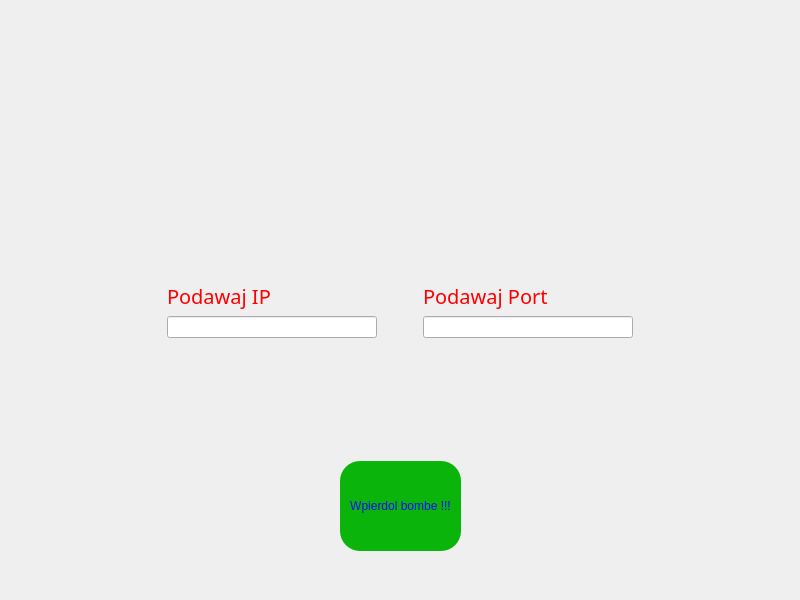
<?xml version="1.0" encoding="UTF-8"?>
<ui version="4.0">
 <class>MainWindow</class>
 <widget class="QMainWindow" name="MainWindow">
  <property name="geometry">
   <rect>
    <x>0</x>
    <y>0</y>
    <width>800</width>
    <height>600</height>
   </rect>
  </property>
  <property name="windowTitle">
   <string>MainWindow</string>
  </property>
  <property name="styleSheet">
   <string notr="true">QMainWindow  {
	border-image: url(background.jpg);
}
QLabel {
	color: red;
}</string>
  </property>
  <widget class="QWidget" name="centralwidget">
   <layout class="QVBoxLayout" name="verticalLayout_2" stretch="0,2,1,0">
    <item>
     <spacer name="gora_3">
      <property name="orientation">
       <enum>Qt::Orientation::Vertical</enum>
      </property>
      <property name="sizeHint" stdset="0">
       <size>
        <width>20</width>
        <height>40</height>
       </size>
      </property>
     </spacer>
    </item>
    <item>
     <layout class="QHBoxLayout" name="gorna" stretch="3,4,0,4,3">
      <item>
       <spacer name="lewo_2">
        <property name="orientation">
         <enum>Qt::Orientation::Horizontal</enum>
        </property>
        <property name="sizeHint" stdset="0">
         <size>
          <width>40</width>
          <height>20</height>
         </size>
        </property>
       </spacer>
      </item>
      <item>
       <layout class="QVBoxLayout" name="ip" stretch="2,0,2,1">
        <item>
         <spacer name="gora_2">
          <property name="orientation">
           <enum>Qt::Orientation::Vertical</enum>
          </property>
          <property name="sizeHint" stdset="0">
           <size>
            <width>20</width>
            <height>40</height>
           </size>
          </property>
         </spacer>
        </item>
        <item>
         <widget class="QLabel" name="label">
          <property name="font">
           <font>
            <family>Sitka</family>
            <pointsize>15</pointsize>
            <bold>false</bold>
            <underline>false</underline>
            <strikeout>false</strikeout>
            <kerning>false</kerning>
           </font>
          </property>
          <property name="text">
           <string>Podawaj IP</string>
          </property>
         </widget>
        </item>
        <item>
         <widget class="QLineEdit" name="ip_edit"/>
        </item>
        <item>
         <spacer name="dol_2">
          <property name="orientation">
           <enum>Qt::Orientation::Vertical</enum>
          </property>
          <property name="sizeHint" stdset="0">
           <size>
            <width>20</width>
            <height>40</height>
           </size>
          </property>
         </spacer>
        </item>
       </layout>
      </item>
      <item>
       <spacer name="horizontalSpacer">
        <property name="orientation">
         <enum>Qt::Orientation::Horizontal</enum>
        </property>
        <property name="sizeHint" stdset="0">
         <size>
          <width>40</width>
          <height>20</height>
         </size>
        </property>
       </spacer>
      </item>
      <item>
       <layout class="QVBoxLayout" name="port" stretch="2,0,2,1">
        <item>
         <spacer name="gora">
          <property name="orientation">
           <enum>Qt::Orientation::Vertical</enum>
          </property>
          <property name="sizeHint" stdset="0">
           <size>
            <width>20</width>
            <height>40</height>
           </size>
          </property>
         </spacer>
        </item>
        <item>
         <widget class="QLabel" name="label_2">
          <property name="font">
           <font>
            <family>Sitka</family>
            <pointsize>15</pointsize>
           </font>
          </property>
          <property name="text">
           <string>Podawaj Port</string>
          </property>
         </widget>
        </item>
        <item>
         <widget class="QLineEdit" name="port_edit"/>
        </item>
        <item>
         <spacer name="dol">
          <property name="orientation">
           <enum>Qt::Orientation::Vertical</enum>
          </property>
          <property name="sizeHint" stdset="0">
           <size>
            <width>20</width>
            <height>40</height>
           </size>
          </property>
         </spacer>
        </item>
       </layout>
      </item>
      <item>
       <spacer name="prawo_2">
        <property name="orientation">
         <enum>Qt::Orientation::Horizontal</enum>
        </property>
        <property name="sizeHint" stdset="0">
         <size>
          <width>40</width>
          <height>20</height>
         </size>
        </property>
       </spacer>
      </item>
     </layout>
    </item>
    <item>
     <layout class="QHBoxLayout" name="dolna" stretch="4,1,4">
      <item>
       <spacer name="lewo">
        <property name="orientation">
         <enum>Qt::Orientation::Horizontal</enum>
        </property>
        <property name="sizeHint" stdset="0">
         <size>
          <width>40</width>
          <height>20</height>
         </size>
        </property>
       </spacer>
      </item>
      <item>
       <widget class="QPushButton" name="przycisk">
        <property name="styleSheet">
         <string notr="true">QPushButton {
	height: 70px;
	border-radius: 20px;
	background-color: rgb(10, 180, 10);
	color: rgb(10, 10, 255);
	font: 700 12pt &quot;Sitka&quot;;
	padding: 10px;
	border: black solid 2px;
}
QPushButton:hover {
	background-color: rgb(10, 150, 10);
}
QPushButton:pressed {
	background-color: rgb(10, 110, 10);
}</string>
        </property>
        <property name="text">
         <string>Wpierdol bombe !!!</string>
        </property>
       </widget>
      </item>
      <item>
       <spacer name="prawo">
        <property name="orientation">
         <enum>Qt::Orientation::Horizontal</enum>
        </property>
        <property name="sizeHint" stdset="0">
         <size>
          <width>40</width>
          <height>20</height>
         </size>
        </property>
       </spacer>
      </item>
     </layout>
    </item>
    <item>
     <spacer name="dol_3">
      <property name="orientation">
       <enum>Qt::Orientation::Vertical</enum>
      </property>
      <property name="sizeHint" stdset="0">
       <size>
        <width>20</width>
        <height>40</height>
       </size>
      </property>
     </spacer>
    </item>
   </layout>
  </widget>
 </widget>
 <resources/>
 <connections/>
</ui>
